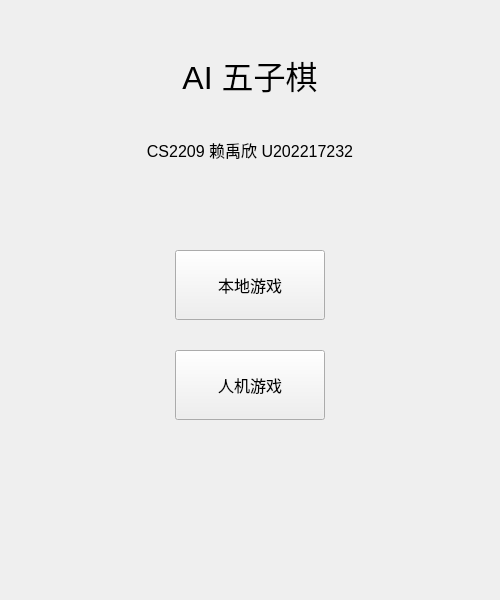
<?xml version="1.0" encoding="UTF-8"?>
<ui version="4.0">
 <class>MainWindow</class>
 <widget class="QMainWindow" name="MainWindow">
  <property name="geometry">
   <rect>
    <x>0</x>
    <y>0</y>
    <width>500</width>
    <height>600</height>
   </rect>
  </property>
  <property name="windowTitle">
   <string>AI  五子棋</string>
  </property>
  <property name="windowIcon">
   <iconset resource="static.qrc">
    <normaloff>:/img/blackpiece.png</normaloff>:/img/blackpiece.png</iconset>
  </property>
  <widget class="QWidget" name="centralwidget">
   <widget class="QPushButton" name="localGameButton">
    <property name="geometry">
     <rect>
      <x>175</x>
      <y>250</y>
      <width>150</width>
      <height>70</height>
     </rect>
    </property>
    <property name="font">
     <font>
      <pointsize>12</pointsize>
     </font>
    </property>
    <property name="text">
     <string>本地游戏</string>
    </property>
   </widget>
   <widget class="QLabel" name="label">
    <property name="geometry">
     <rect>
      <x>0</x>
      <y>50</y>
      <width>500</width>
      <height>50</height>
     </rect>
    </property>
    <property name="font">
     <font>
      <pointsize>24</pointsize>
     </font>
    </property>
    <property name="text">
     <string>AI 五子棋</string>
    </property>
    <property name="alignment">
     <set>Qt::AlignCenter</set>
    </property>
   </widget>
   <widget class="QLabel" name="label_2">
    <property name="geometry">
     <rect>
      <x>0</x>
      <y>125</y>
      <width>500</width>
      <height>50</height>
     </rect>
    </property>
    <property name="font">
     <font>
      <pointsize>12</pointsize>
     </font>
    </property>
    <property name="text">
     <string>CS2209 赖禹欣 U202217232</string>
    </property>
    <property name="alignment">
     <set>Qt::AlignCenter</set>
    </property>
   </widget>
   <widget class="QPushButton" name="aiGameButton">
    <property name="geometry">
     <rect>
      <x>175</x>
      <y>350</y>
      <width>150</width>
      <height>70</height>
     </rect>
    </property>
    <property name="font">
     <font>
      <pointsize>12</pointsize>
     </font>
    </property>
    <property name="text">
     <string>人机游戏</string>
    </property>
   </widget>
  </widget>
 </widget>
 <resources>
  <include location="static.qrc"/>
 </resources>
 <connections/>
</ui>
